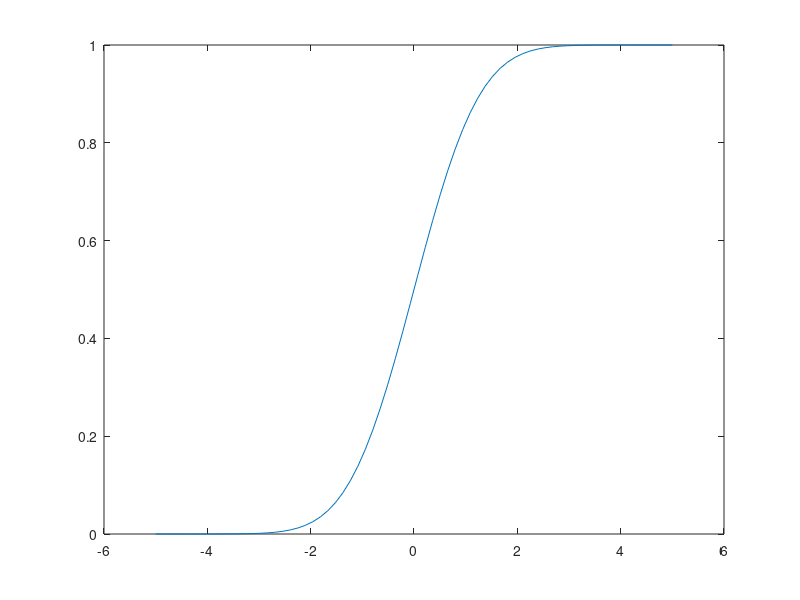

Here is the MATLAB script that generated this plot:
%%%Calcolo funzione di ripartizione per t di Student
clc, clear

D=70; %density

n=inf;

input=linspace(-5,5,D)';

output= ones(D,1);

for i=1:D
    output(i)=tcdf(input(i),n);
end

plot(input, output)

[input, output]
